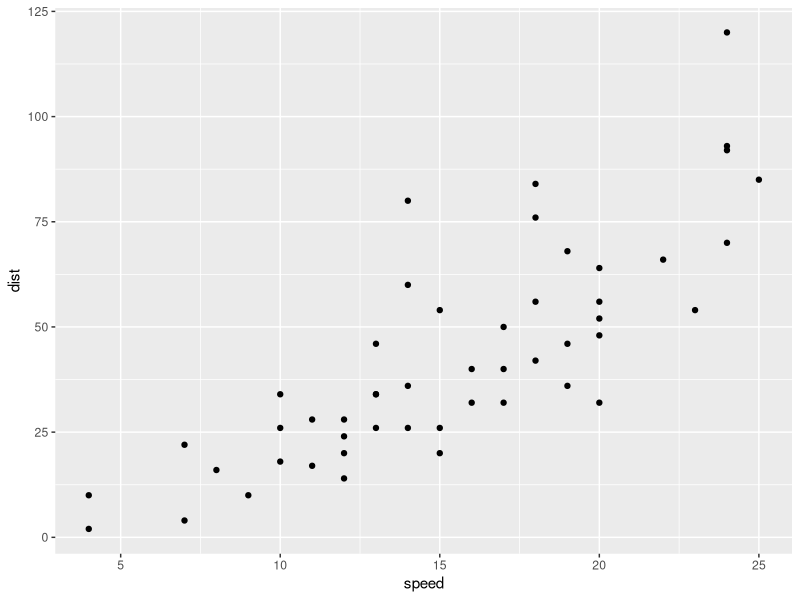
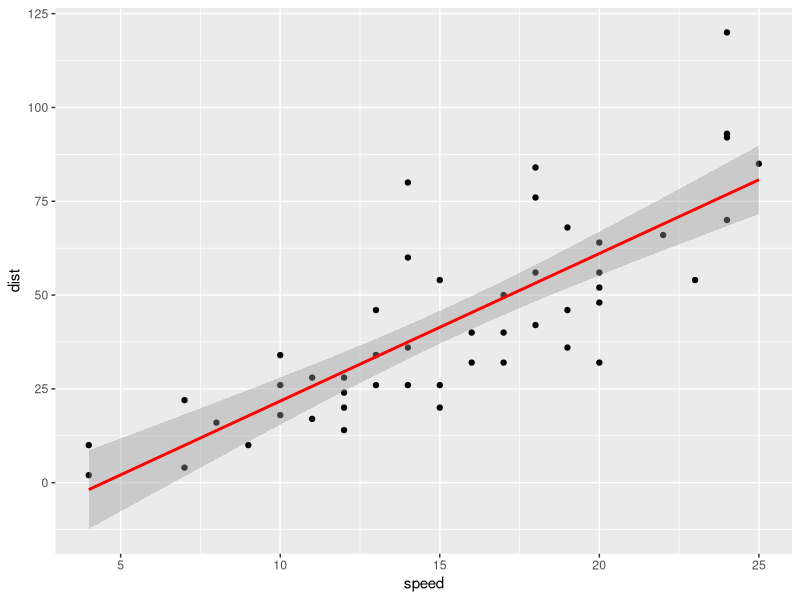
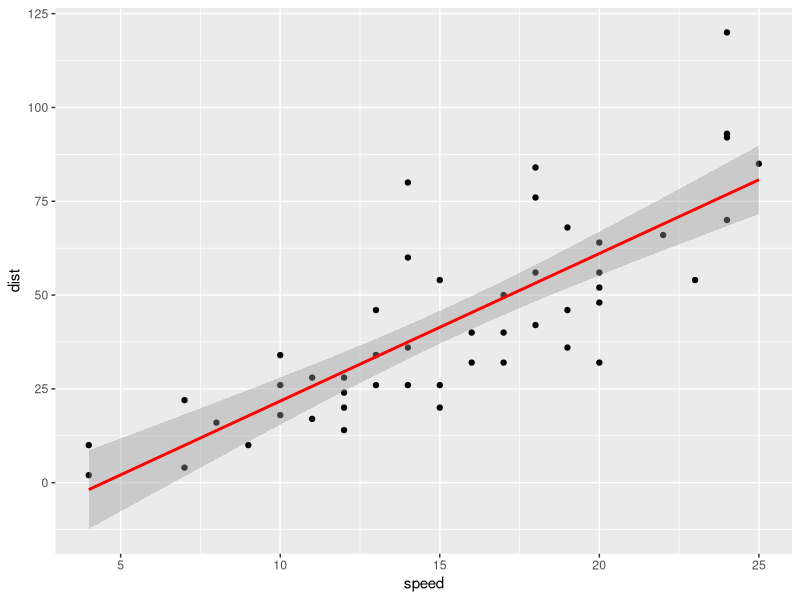

R code for these plots, in order:
##Basic statistics (Descriptive Analytics)
## Author: Jesus Carmona

install.packages("ggplot2")
library(ggplot2)

## we will work with the cars data set that is already loaded into R
? cars

## analyze the structure of the cars data set
str(cars)
head(cars)

###### Individual statistics functions  ############
## mean
mean(cars$dist)

## variance
var(cars$dist)

## standard deviation
sd(cars$dist)

## different statistics - summary
summary(cars$dist)
summary(cars)

## Correlation

ggplot(cars, aes(speed, dist)) + geom_point()

cor.test(cars$speed, cars$dis)

ggplot(cars, aes(speed, dist)) + geom_point() + geom_smooth(method="lm", col="red")

## Linear regression

## normalized data for the model to run
## speedZ <- scale(cars$speed, center=TRUE, scale = FALSE)

lm <- lm(dist ~ speed, data = cars)
summary(lm)

ggplot(cars, aes(speed, dist)) + geom_point() + geom_smooth(method="lm", col="red")

